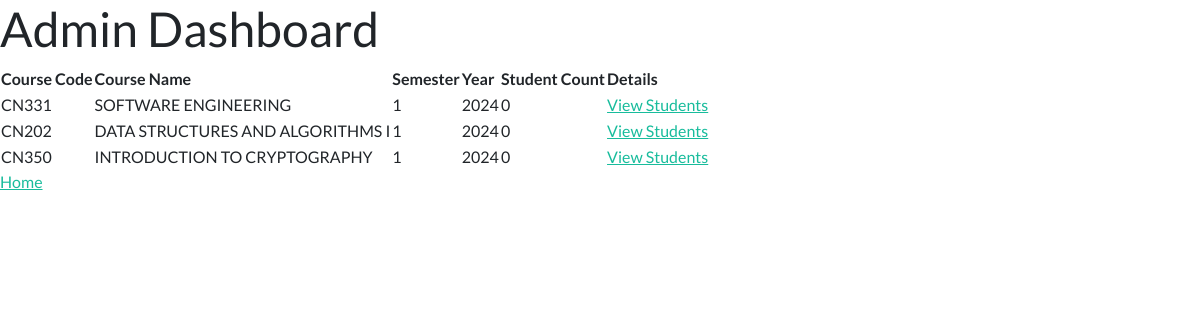
The page /admin_dashboard/ (signed in) on the database its author committed.
### courses/models.py (models this page shows, shortened)
class Course(models.Model):
    code = models.CharField(max_length=10)
    name = models.CharField(max_length=100)
    semester = models.CharField(max_length=10)
    year = models.IntegerField()
    seats = models.IntegerField()
    is_open = models.BooleanField(default=True)

### courses/views.py (the view)
# urls.py: path('admin_dashboard/', views.admin_dashboard, name='admin_dashboard'),
@staff_member_required
def admin_dashboard(request):
    courses = Course.objects.all()
    course_data = []
    for course in courses:
        student_count = QuotaRequest.objects.filter(course=course, is_approved=True).count()
        course_data.append({
            'course': course,
            'student_count': student_count
        })
    return render(request, 'courses/admin_dashboard.html', {'course_data': course_data})

### courses/templates/courses/admin_dashboard.html (shortened to what this page needs)
{% load static %}
<!DOCTYPE html>
<html>
<head>
    <link href="{% static 'css/bootstrap.min.css' %}" rel ="stylesheet">
<body>
    <h1>Admin Dashboard</h1>
    <table>
        <thead>
            <tr>
                <th>Course Code</th>
                <th>Course Name</th>
                <th>Semester</th>
                <th>Year</th>
                <th>Student Count</th>
                <th>Details</th>
            </tr>
        </thead>
        <tbody>
            {% for data in course_data %}
                <tr>
                    <td>{{ data.course.code }}</td>
                    <td>{{ data.course.name }}</td>
                    <td>{{ data.course.semester }}</td>
                    <td>{{ data.course.year }}</td>
                    <td>{{ data.student_count }}</td>
                    <td><a href="{% url 'course_quota_requests' data.course.code %}">View Students</a></td>
                </tr>
            {% endfor %}
        </tbody>
    </table>
    <a href="{% url 'home' %}">Home</a>
</body>
</head>
</html>

### rows shown on the page
Course: course.code "CN331", course.name "SOFTWARE ENGINEERING", course.semester "1", course.year "2024", student_count "0"
Course: course.code "CN202", course.name "DATA STRUCTURES AND ALGORITHMS I", course.semester "1", course.year "2024", student_count "0"
Course: course.code "CN350", course.name "INTRODUCTION TO CRYPTOGRAPHY", course.semester "1", course.year "2024", student_count "0"
